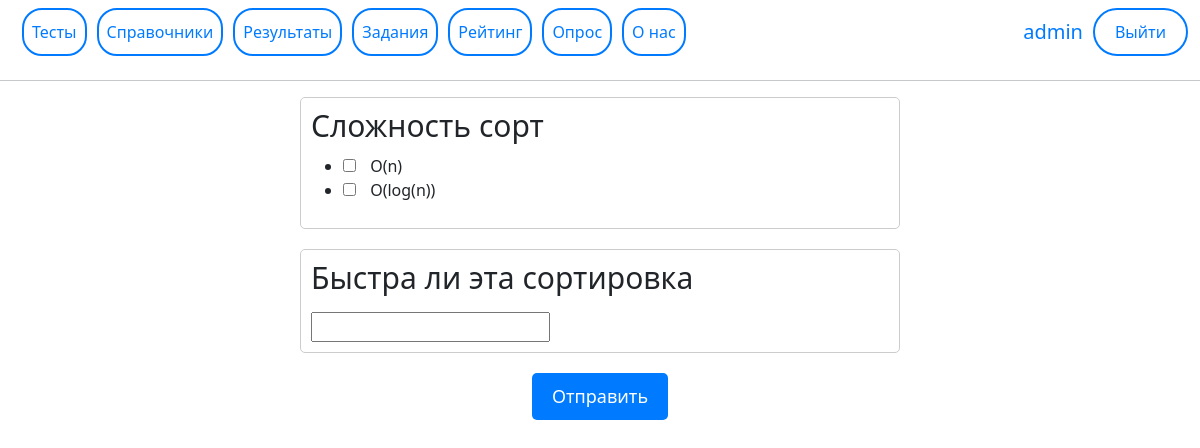
The page /test/2 (signed in) on the database its author committed.
### main/models.py (models this page shows, shortened)
class VOPROS(models.Model):
    IND = models.IntegerField("ID ТЕСТА")
    QUESTION = models.CharField('ВОПРОС ', max_length=150)
    OTVETS = models.TextField("Варианты ответа через", blank=True)
    TRUE_OTVET = models.CharField("Правильные ответы через", max_length=100)

### main/views.py (the view, shortened to what this page needs)
# urls.py: path('test/<int:pk>', test, name='test'),
def test(request, pk):
    if request.user.is_authenticated:
        vopros_list = VOPROS.objects.filter(IND=pk)
        question = VOPROS_NAME.objects.filter(id=pk)
        name_test = model_to_dict(question[0])["NAME"]
        QUESTION = []
        OTVETS = []
        TRUE_OTVET = []
        for vopros in vopros_list:
            QUESTION.append(model_to_dict(vopros)["QUESTION"])
            OTVETS.append(model_to_dict(vopros)["OTVETS"].split("\r\n"))
            TRUE_OTVET.append(model_to_dict(vopros)["TRUE_OTVET"].split(" "))
        my_dict = dict()
        for i in range(len(QUESTION)):
            my_dict[QUESTION[i]] = OTVETS[i]
        return render(request, 'main/test.html', {'question_data': my_dict, "pk": pk})
    else:
        return redirect("login")

### main/templates/main/test.html (shortened to what this page needs)
{% extends 'main/base.html' %}
{% block content%}
<form method="post">
{% for question, options in question_data.items %}
{% if options|length == 1 %}
  <div class="question">
    <h3>{{ question }}</h3>
    <input type="text" name="{{ question }}[]" value="">
  </div>
{% else %}
  <div class="question">
    <h3>{{ question }}</h3>
    <ul>
      {% for option in options %}
        <li>
          <label>
            <input type="checkbox" name="{{ question }}[]" value="{{ option }}">
            {{ option }}
          </label>
        </li>
      {% endfor %}
    </ul>
  </div>
{% endif %}
{% endfor %}
<button type="submit">Отправить</button>
</form>
{% endblock %}

### main/templates/main/base.html (shortened to what this page needs)
<!doctype html>
<html lang="ru">
<head>
    <link rel="stylesheet" href="https://cdnjs.cloudflare.com/ajax/libs/font-awesome/4.7.0/css/font-awesome.min.css"/>
    <link rel="stylesheet" href="https://cdn.jsdelivr.net/npm/bootstrap@5.2.2/dist/css/bootstrap.min.css">
</head>
<body>
<nav class="navbar navbar-expand-lg navbar-dark bg-primary">
    <div class="container-fluid">
        <div class="collapse navbar-collapse" id="navbarNav">
            <ul class="navbar-nav me-auto mb-4 mb-lg-0">
                <li class="nav-item">
                    <a class="nav-link btn-menu {% if request.path == '/' %} active{% endif %}" href="{% url 'home' %}">Тесты</a>
                </li>
                <li class="nav-item">
                    <a class="nav-link btn-menu {% if request.path == '/guide' %} active{% endif %}"
                       href="{% url 'guide' %}">Справочники</a>
                </li>
                <li class="nav-item">
                    <a class="nav-link btn-menu {% if request.path == '/result' %} active{% endif %}"
                       href="{% url 'result' %}">Результаты</a>
                </li>
                <li class="nav-item">
                    <a class="nav-link btn-menu {% if request.path == '/TZ' %} active{% endif %}" href="{% url 'TZ' %}">Задания</a>
                </li>
                <li class="nav-item">
                    <a class="nav-link btn-menu {% if request.path == '/rating' %} active{% endif %}"
                       href="{% url 'rating' %}">Рейтинг</a>
                </li>
                <li class="nav-item">
                    <a class="nav-link btn-menu {% if request.path == '/polls/' %} active{% endif %}"
                       href="{% url 'poll_list' %}">Опрос</a>
                </li>
                <li class="nav-item">
                    <a class="nav-link btn-menu {% if request.path == '/Infor' %} active{% endif %}"
                       href="{% url 'Infor' %}">О нас</a>
                </li>
            </ul>
            {% if request.user.is_authenticated %}
            <div class="user-block">
                <span class="user">{{ request.user.username }}</span>
                <a class="btn-login" href="{% url 'logout' %}">Выйти</a>
            </div>
            {% else %}
            <div class="user-block">
                <a class="btn-login" href="{% url 'login' %}">Войти</a>
                <a class="btn-login" href="{% url 'register' %}">Регистрация</a>
            </div>
            {% endif %}
        </div>
    </div>
</nav>
<hr>
            <div class="content">
                {% block content%}{% endblock %}
            </div>
</body>
</html>

### main/templates/main/base.html (style rules this page uses)
body { background:url(/images/bg/bg-6.png) }
.content { background-color:#1Е90FF; height: 100vmin; margin-top:15px; width: 100%; left: 0px; }
body { min-width: 900px; min-height: 700px; }
h3 { font-size: 20px; }
a { text-decoration: none; }
.btn-menu { border: 2px solid #007bff; color: #007bff; padding: 10px 25px; border-radius: 20px; transition: all 0.3s ease; font-size: 16px; margin-left: 10px; }
.user { color: #007bff; font-size: 20px; }
.user-block { display: flex; align-items: center; margin-left: auto; }
.btn-login { border: 2px solid #007bff; color: #007bff; padding: 10px 20px; border-radius: 25px; transition: all 0.3s ease; font-size: 16px; margin-left: 10px; }
.navbar { background-color: #007bff; }
.navbar-dark { background: #fff!important; }

### main/templates/main/test.html (style rules this page uses)
.question { margin: 0 auto; width: 50%; border: 1px solid #ccc; padding: 10px; border-radius: 5px; margin-bottom: 20px; }
.question h3 { margin-top: 0; margin-bottom: 10px; list-style-type: none; font-size: 30px; }
.question input[type="checkbox"] { margin-right: 10px; font-size: 18px; }
button { display: block; margin: 20px auto 0; padding: 10px 20px; border: none; background-color: #007bff; color: #fff; border-radius: 5px; cursor: pointer; font-size: 18px; }

### rows shown on the page
VOPROS: question_data "Сложность сорт"
VOPROS: question_data "Быстра ли эта сортировка"

### other values the page prints
{{ request.user.username }} "admin"
{{ option }} "О(n)" "O(log(n))"
